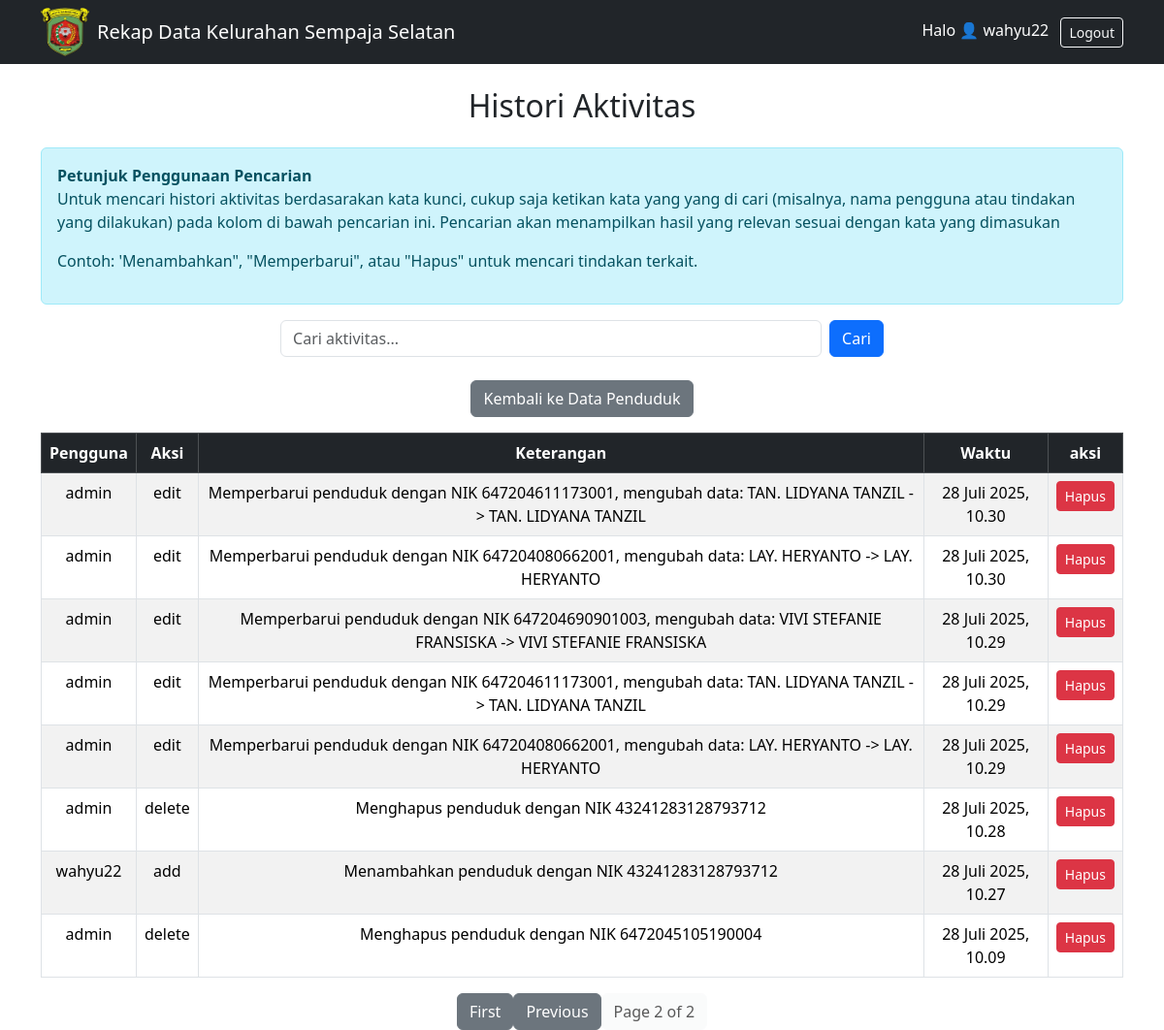
Screenshot of /Histori/?page=2 (signed in) with the database file from the repository.
### rekap/models.py (models this page shows, shortened)
class Histori(models.Model):
    ACTION_CHOICES = [
        ('add', 'Add'),
        ('edit', 'Edit'),
        ('delete', 'Delete'),
    ]
    user = models.ForeignKey(User, on_delete=models.CASCADE)  # Pengguna yang melakukan aksi
    action = models.CharField(max_length=20, choices=ACTION_CHOICES)  # Jenis aksi
    object_type = models.CharField(max_length=100)  # Jenis objek yang diubah
    object_id = models.PositiveIntegerField()  # ID objek yang diubah
    timestamp = models.DateTimeField(default=timezone.now)  # Waktu tindakan dilakukan
    details = models.TextField(null=True, blank=True)  # Rincian tentang tindakan

### rekap/views.py (the view)
# urls.py: path('Histori/', views.histori_aktivitas, name='histori_aktivitas'),
@login_required
def histori_aktivitas(request):
    if request.GET.get('q'):
        historis = Histori.objects.filter(details__icontains=request.GET['q']).order_by('-timestamp')  # jika ingin filter pencarian
    else:
        historis = Histori.objects.all().order_by('-timestamp')  # untuk ambil semua data histori yang ada
    paginator = Paginator(historis, 10)
    page = request.GET.get('page')
    historis = paginator.get_page(page)
    return render(request, 'rekap/histori.html', {'historis': historis})

### rekap/templates/rekap/Histori.html (shortened to what this page needs)
{% extends 'rekap/home.html' %}
{% block content %}
<h2 class="text-center mb-4">Histori Aktivitas</h2>
<div class="alert alert-info mb-3">
    <strong>Petunjuk Penggunaan Pencarian</strong>
    <p>Untuk mencari histori aktivitas berdasarakan kata kunci, cukup saja ketikan kata yang yang di cari (misalnya, nama pengguna atau tindakan yang dilakukan) pada kolom di bawah pencarian ini. Pencarian akan menampilkan hasil yang relevan sesuai dengan kata yang dimasukan</p>
    <p>Contoh: 'Menambahkan", "Memperbarui", atau "Hapus" untuk mencari tindakan terkait.</p>
</div>
<form method="get" class="d-flex justify-content-center mb-3">
    <input type="text" name="q" class="form-control w-50 me-2" placeholder="Cari aktivitas..." value="{{ request.GET.q }}">
    <button type="submit" class="btn btn-primary">Cari</button>
</form>
<div class="text-center mt-4">
    <a href="{% url 'list_penduduk' %}" class="btn btn-secondary mb-3">
         Kembali ke Data Penduduk
    </a>
<table class="table table-striped table-bordered">
    <thead class="table-dark">
        <tr class="text-center">
            <th>Pengguna</th>
            <th>Aksi</th>
            <th>Keterangan</th>
            <th>Waktu</th>
            <th>aksi</th>
        </tr>
    </thead>
    <tbody>
        {% for histori in historis %}
        <tr class="text-center">
            <td>{{ histori.user.username }}</td>
            <td>{{ histori.action }}</td>
            <td>{{ histori.details }}</td>
            <td>{{ histori.timestamp }}</td>
            <td>
                <a href="{% url 'hapus_histori' histori.pk %}" class="btn btn-danger btn-sm" onclick="return confirm('Yakin ingin menghapus histori ini?')">Hapus</a>
            </td>
        </tr>
        {% empty %}
        <tr>
            <td colspan="4" class="text-center">Tidak ada histori aktivitas.</td>
        </tr>
        {% endfor %}
    </tbody>
</table>
<div class="d-flex justify-content-center">
    {% if historis.has_previous %}
        <a class="btn btn-secondary" href="?page=1">First</a>
        <a class="btn btn-secondary" href="?page={{ historis.previous_page_number }}">Previous</a>
    {% endif %}
    <span class="btn btn-light disabled">Page {{ historis.number }} of {{ historis.paginator.num_pages }}</span>
</div>
{% endblock %}

### rekap/templates/rekap/home.html (shortened to what this page needs)
<!DOCTYPE html>
<html>
<head>
    {% load static %}
    <link href="https://cdn.jsdelivr.net/npm/bootstrap@5.3.2/dist/css/bootstrap.min.css" rel="stylesheet">
</head>
<body>
<nav class="navbar navbar-expand-lg navbar-dark bg-dark">
    <div class="container">
        <img src="{% static 'rekap/samarinda.png' %}" alt="Logo Samarinda" width="50" height="50" class="me-2">
        <a class="navbar-brand" href="{% url 'list_penduduk' %}">Rekap Data Kelurahan Sempaja Selatan</a>
        <div class="ms-auto">
            {% if user.is_authenticated %}
                <span class="text-white me-2">Halo 👤 {{ user.username }}</span>
                <form action="{% url 'logout' %}" method="post" style="display:inline;">
                    <button type="submit" class="btn btn-outline-light btn-sm">Logout</button>
                </form>
            {% endif %}
        </div>
    </div>
</nav>
<div class="container mt-4">
    {% block content %}
    {% endblock %}
</div>
</body>
</html>

### rows the page displays
Histori: user.username "admin", action "edit", details "Memperbarui penduduk dengan NIK 647204611173001, mengubah data: TAN. LIDYANA TANZIL -> TAN. LIDYANA TANZIL", timestamp "28 Juli 2025, 10.30"
Histori: user.username "admin", action "edit", details "Memperbarui penduduk dengan NIK 647204080662001, mengubah data: LAY. HERYANTO -> LAY. HERYANTO", timestamp "28 Juli 2025, 10.30"
Histori: user.username "admin", action "edit", details "Memperbarui penduduk dengan NIK 647204690901003, mengubah data: VIVI STEFANIE FRANSISKA -> VIVI STEFANIE FRANSISKA", timestamp "28 Juli 2025, 10.29"
Histori: user.username "admin", action "edit", details "Memperbarui penduduk dengan NIK 647204611173001, mengubah data: TAN. LIDYANA TANZIL -> TAN. LIDYANA TANZIL", timestamp "28 Juli 2025, 10.29"
Histori: user.username "admin", action "edit", details "Memperbarui penduduk dengan NIK 647204080662001, mengubah data: LAY. HERYANTO -> LAY. HERYANTO", timestamp "28 Juli 2025, 10.29"
Histori: user.username "admin", action "delete", details "Menghapus penduduk dengan NIK 43241283128793712", timestamp "28 Juli 2025, 10.28"
Histori: user.username "wahyu22", action "add", details "Menambahkan penduduk dengan NIK 43241283128793712", timestamp "28 Juli 2025, 10.27"
Histori: user.username "admin", action "delete", details "Menghapus penduduk dengan NIK 6472045105190004", timestamp "28 Juli 2025, 10.09"

### other values shown
{{ user.username }} "wahyu22"
{{ historis.number }} "2"
{{ historis.paginator.num_pages }} "2"
